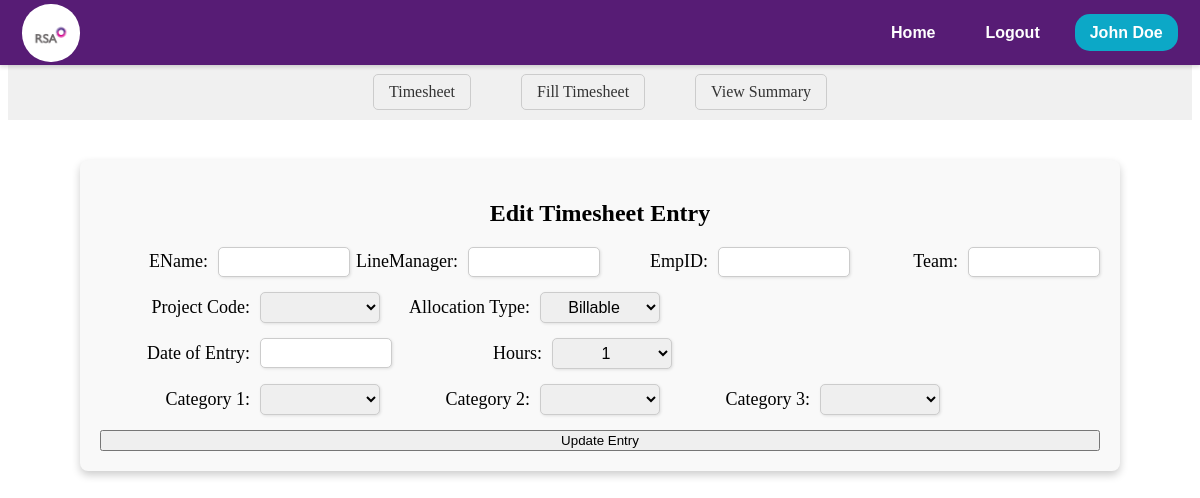
The page /timesheet/edit_entry/b2930791-c1ea-48bd-91a2-79c8af16ccf9 (signed in) on the database as committed earlier.
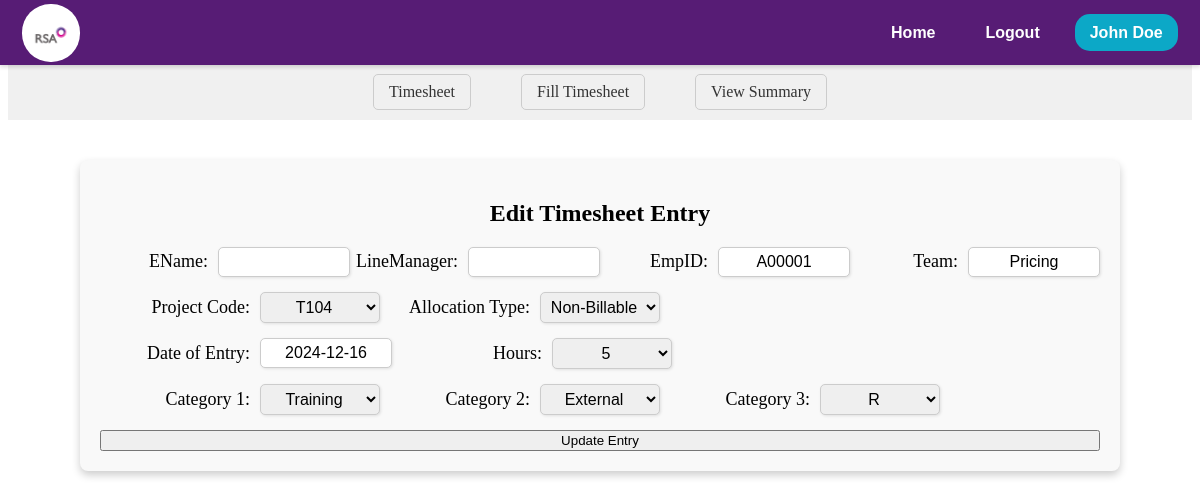
The same page on the database as committed later.
### models.py (models this page shows, shortened)
class TimesheetEntry(db.Model):
    __tablename__ = 'Timesheet_database'
    Uniq_ID = db.Column(db.String(255), primary_key=True)
    EmpID = db.Column(db.String(10), nullable=False)
    DateofEntry = db.Column(db.Date, nullable=False)
    StartTime = db.Column(db.String(255))
    EndTime = db.Column(db.String(255))
    Hours = db.Column(db.Float)
    Minutes = db.Column(db.Float)
    AllocationType = db.Column(db.String(50))
    Category1 = db.Column(db.String(50))
    Category2 = db.Column(db.String(50))
    Category3 = db.Column(db.String(50))
    ProjectCode = db.Column(db.String(10))
    Category5 = db.Column(db.String(50))
    Category6 = db.Column(db.String(50))
    Comment = db.Column(db.String(255))
    Team = db.Column(db.String(255), nullable=False)
    Status = db.Column(db.String(20))
    SubmitDate = db.Column(db.DateTime, default=lambda: datetime.now(timezone.utc))
    RecordType = db.Column(db.String(50))
    WO_Percent = db.Column(db.Float)
    WO_Units = db.Column(db.Integer)
    NetUnits = db.Column(db.Integer)
    BaseRate = db.Column(db.Float)
    Billed_Label = db.Column(db.String(50))
    WOFF_Reason = db.Column(db.String(255))
    LastUploadDate = db.Column(db.DateTime, onupdate=lambda: datetime.now(timezone.utc))
    LastUpdatedBy = db.Column(db.String(50))
    InvNum =db.Column(db.Float)
    FinalRate = db.Column(db.Float)
    SSMA_TimeStamp = db.Column(db.DateTime )

### routes/timesheet/timesheet.py (the view, shortened to what this page needs)
@timesheet_bp.route('/edit_entry/<entry_id>', methods=['GET', 'POST'])
@login_required
def edit_entry(entry_id):
    entry = TimesheetEntry.query.get(entry_id)
    return render_template('timesheet/timesheet-summery/edit_entry.html', entry=entry, user=current_user)

### app.py (called while the page is built)
@login_manager.user_loader
def load_user(user_id):
    session = db.session
    return session.get(EmpWD, user_id)

@app.before_request
def log_request():
    user_ip = request.remote_addr
    route = request.path
    flask_logger.info(f"User IP: {user_ip}, Requested Route: {route}")

### templates/timesheet/timesheet-summery/edit_entry.html (shortened to what this page needs)
<!DOCTYPE html>
<html lang="en">
  <head>
    <link rel="stylesheet" href="https://cdn.jsdelivr.net/npm/flatpickr/dist/flatpickr.min.css" />
    <link rel="stylesheet" href="{{ url_for('static', filename='css/timesheet/edittimesheet.css') }}" />
  </head>
  <body>
    <div>{% include 'navbar/navbar.html' %}</div>
    <nav class="ts-nav-container">
      <div class="ts-nav-center">
        <a href="/timesheet" class="ts-nav-link">Timesheet</a>
        <a href="/timesheet/fill" class="ts-nav-link">Fill Timesheet</a>
        <a href="/timesheet/summary" class="ts-nav-link">View Summary</a>
      </div>
    </nav>
    <div class="edit-ts-container">
      <h2>Edit Timesheet Entry</h2>
      <form name="editTimesheetForm" method="POST" class="edit-ts-form" onsubmit="return validateForm()">
        <div class="edit-ts-row">
          <label>EName: </label>
          <input type="text" name="EName" value="{{ entry.EName }}" readonly />
          <label>LineManager: </label>
          <input type="text" name="LineManager" value="{{ entry.LineManager }}" readonly />
          <label>EmpID: </label>
          <input type="text" name="EmpID" value="{{ entry.EmpID }}" readonly />
          <label>Team: </label>
          <input type="text" name="Team" value="{{ entry.Team }}" readonly />
        </div>
        <div class="edit-ts-row">
          <label>Project Code: </label>
          <select id="projectCode" name="ProjectCode">
            <option value="{{ entry.ProjectCode }}" selected>{{ entry.ProjectCode }}</option>
          </select>
          <label>Allocation Type: </label>
          <select id="allocationType" name="AllocationType" onchange="updateCategories()">
            <option value="billable" {% if entry.AllocationType == 'billable' %}selected{% endif %}>Billable</option>
            <option value="non-billable" {% if entry.AllocationType == 'non-billable' %}selected{% endif %}>Non-Billable</option>
          </select>
        </div>
        <div class="edit-ts-row">
          <label>Date of Entry: </label>
          <input type="text" id="dateofentry" name="DateofEntry" value="{{ entry.DateofEntry }}" />
          <label>Hours: </label>
          <select name="hours">
            {% for hour in range(1, 9) %}
              <option value="{{ hour }}" {% if entry.Hours == hour %}selected{% endif %}>{{ hour }}</option>
            {% endfor %}
          </select>
        </div>
        <div class="edit-ts-row">
          <label>Category 1: </label>
          <select id="category1" name="Category1">
            <option value="{{ entry.Category1 }}" selected>{{ entry.Category1 }}</option>
          </select>
          <label>Category 2: </label>
          <select id="category2" name="Category2">
            <option value="{{ entry.Category2 }}" selected>{{ entry.Category2 }}</option>
          </select>
          <label>Category 3: </label>
          <select id="category3" name="Category3">
            <option value="{{ entry.Category3 }}" selected>{{ entry.Category3 }}</option>
          </select>
        </div>
        <button type="submit" class="submit-btn">Update Entry</button>
      </form>
    </div>
  </body>
</html>

Rows that differ between the two databases and show on the page:
added TimesheetEntry: EmpID "A00001", Team "Pricing", ProjectCode "T104", AllocationType "Non-Billable", DateofEntry "2024-12-16", hours "5", Category1 "Training", Category2 "External", Category3 "R"
Other text that changed with them:
form field AllocationType: "Billable" → (not shown)
form field hours: "1" → (not shown)
